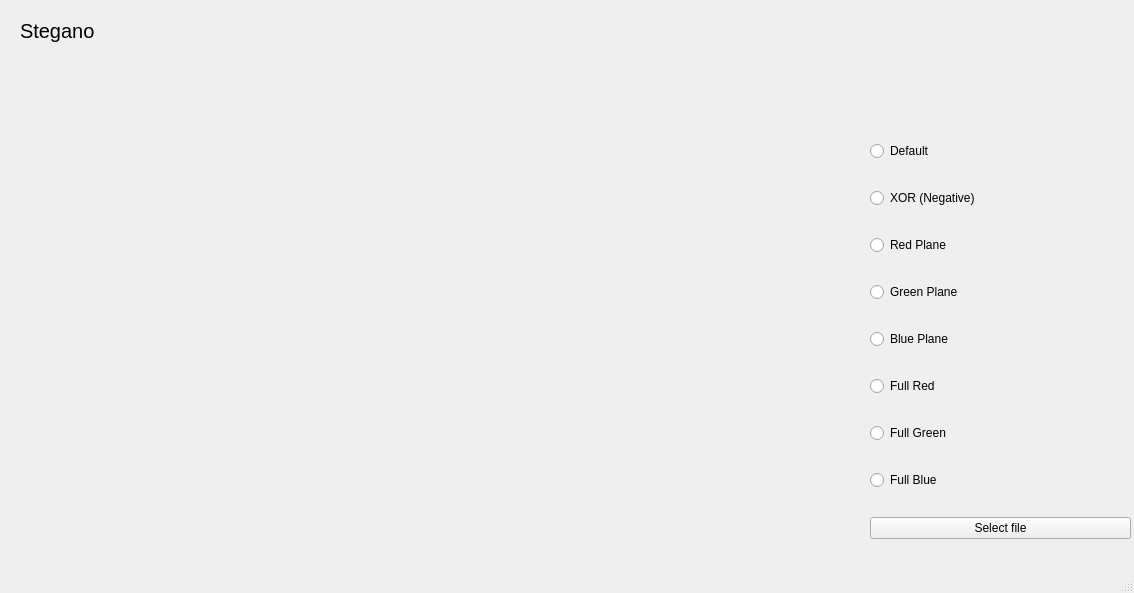
<?xml version="1.0" encoding="UTF-8"?>
<ui version="4.0">
 <class>Stegano</class>
 <widget class="QMainWindow" name="Stegano">
  <property name="geometry">
   <rect>
    <x>0</x>
    <y>0</y>
    <width>1134</width>
    <height>593</height>
   </rect>
  </property>
  <property name="windowTitle">
   <string>MainWindow</string>
  </property>
  <widget class="QWidget" name="centralwidget">
   <widget class="QLabel" name="label">
    <property name="geometry">
     <rect>
      <x>20</x>
      <y>0</y>
      <width>231</width>
      <height>61</height>
     </rect>
    </property>
    <property name="font">
     <font>
      <pointsize>15</pointsize>
     </font>
    </property>
    <property name="text">
     <string>Stegano</string>
    </property>
   </widget>
   <widget class="QWidget" name="verticalLayoutWidget">
    <property name="geometry">
     <rect>
      <x>870</x>
      <y>120</y>
      <width>261</width>
      <height>441</height>
     </rect>
    </property>
    <layout class="QVBoxLayout" name="verticalLayout">
     <item>
      <widget class="QRadioButton" name="DefaultButton">
       <property name="text">
        <string>Default</string>
       </property>
      </widget>
     </item>
     <item>
      <widget class="QRadioButton" name="XORButton">
       <property name="text">
        <string>XOR (Negative)</string>
       </property>
      </widget>
     </item>
     <item>
      <widget class="QRadioButton" name="RedPlaneButton">
       <property name="text">
        <string>Red Plane</string>
       </property>
      </widget>
     </item>
     <item>
      <widget class="QRadioButton" name="GreenPlaneButton">
       <property name="text">
        <string>Green Plane</string>
       </property>
      </widget>
     </item>
     <item>
      <widget class="QRadioButton" name="BluePlaneButton">
       <property name="text">
        <string>Blue Plane</string>
       </property>
      </widget>
     </item>
     <item>
      <widget class="QRadioButton" name="FullRedButton">
       <property name="text">
        <string>Full Red</string>
       </property>
      </widget>
     </item>
     <item>
      <widget class="QRadioButton" name="FullGreenButton">
       <property name="text">
        <string>Full Green</string>
       </property>
      </widget>
     </item>
     <item>
      <widget class="QRadioButton" name="FullBlueButton">
       <property name="text">
        <string>Full Blue</string>
       </property>
      </widget>
     </item>
     <item>
      <widget class="QPushButton" name="pushButton">
       <property name="text">
        <string>Select file</string>
       </property>
      </widget>
     </item>
    </layout>
   </widget>
  </widget>
  <widget class="QStatusBar" name="statusbar"/>
 </widget>
 <resources/>
 <connections/>
</ui>
